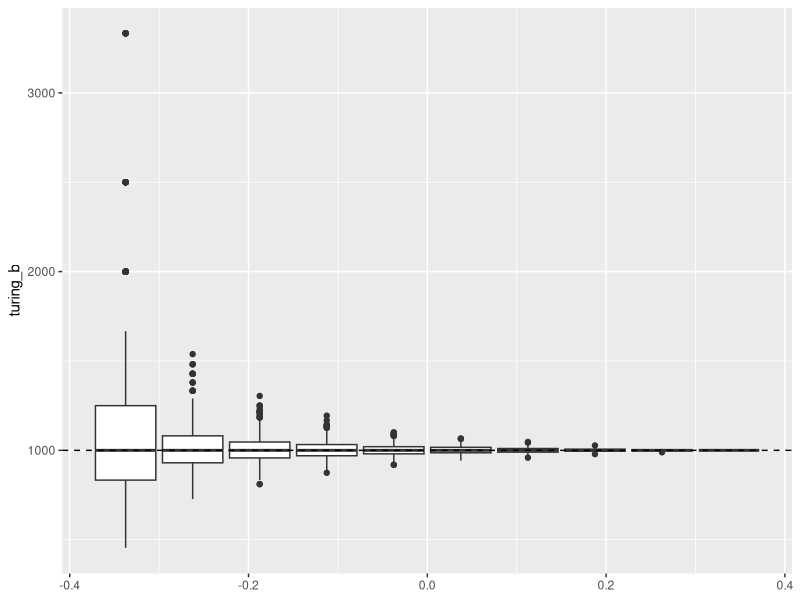

This figure's R source:
library(ggplot2)
library(magrittr)
library(dplyr)

TRIALS <- 1000
SEED <- 777
SAMPLE_SIZES <- c(100, 200, 300, 400, 500, 600, 700, 800, 900, 1000)
POP_SIZE <- 1000

srswor_caprecap <- function(n1, n2, N) {
  S <- c(sample(1:N, n1, replace = FALSE), sample(1:N, n2, replace = FALSE))
  K <- table(S)
  f <- c(length(K[K == 1]), length(K[K == 2]))
  return(f)
}

chao <- function(f) {
  return(f[1] + f[2] + f[1]^2 / (2 * f[2]))
}

pseudo <- function(f) {
  return(chao(f) - f[2])
}

turing_b <- function(f) {
  return(f[1] + f[2] + f[1]^2 / (4 * f[2]))
}

turing_p <- function(f) {
  return(3 / 2 * f[1] + f[2] + f[1]^2 / (2 * f[2]))
}

set.seed(SEED)
res <- list()
for (n in SAMPLE_SIZES) {
  reps <- t(replicate(TRIALS, srswor_caprecap(n, n, POP_SIZE)))
  reps <- cbind(
    reps,
    apply(reps, 1, chao),
    apply(reps, 1, pseudo),
    apply(reps, 1, turing_p),
    apply(reps, 1, turing_b),
    n
  )
  res[[as.character(n)]] <- reps
}
res <- do.call(rbind, res) %>%
  as.data.frame() %>%
  setNames(c("f1", "f2", "chao", "pseudo", "turing_p", "turing_b", "n"))
agg <- res %>%
  group_by(n) %>%
  summarise(
    chao = mean(chao),
    pseudo = mean(pseudo),
    turing_p = mean(turing_p),
    turing_b = mean(turing_b)
  )

ggplot(data = res, mapping = aes(group = 2 * n / POP_SIZE, y = turing_b)) +
  geom_boxplot() +
  geom_hline(yintercept = POP_SIZE, linetype = "dashed")
